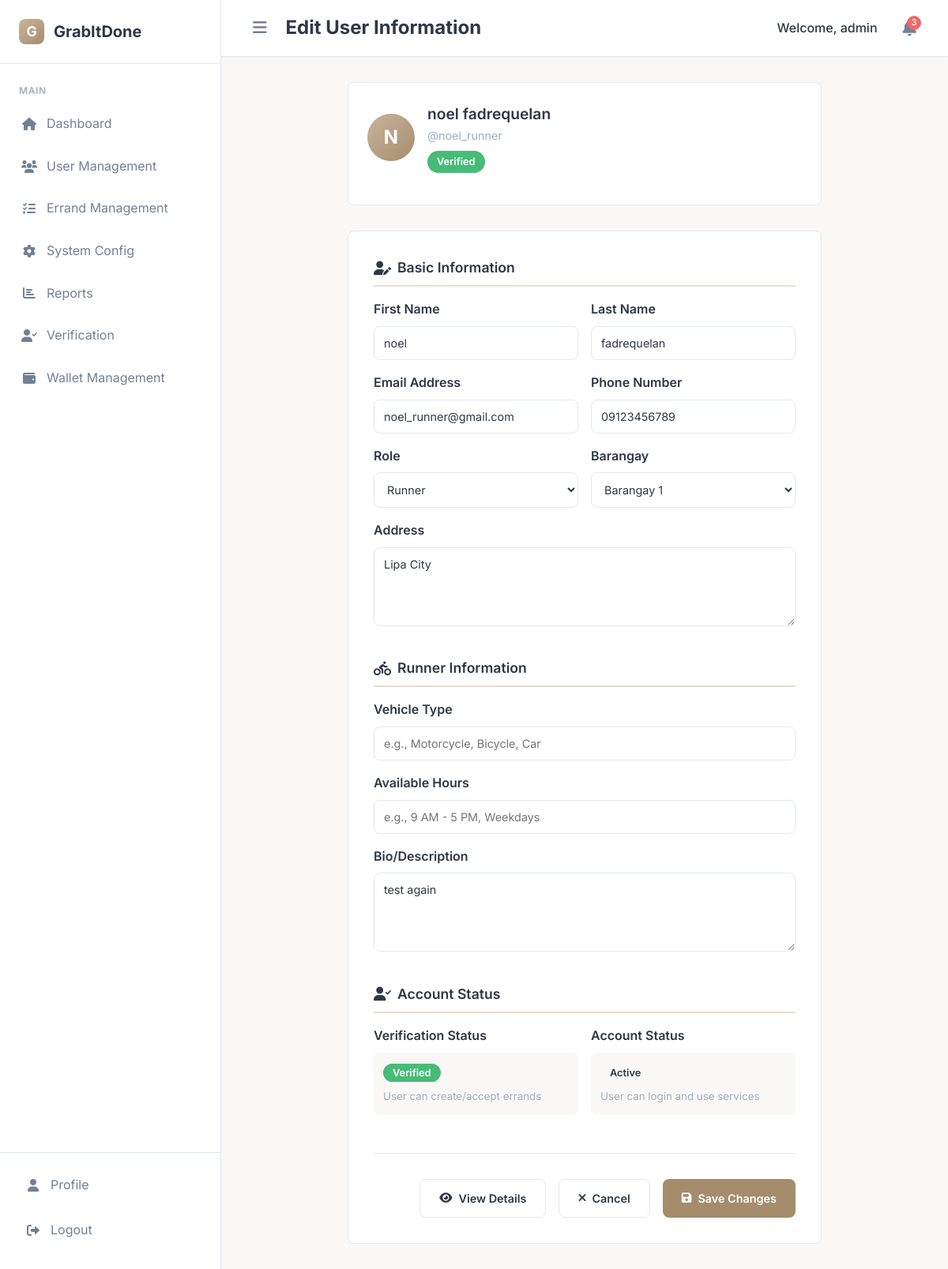
The page /edit-user/2 (signed in) on the database its author committed.
### app/models.py (models this page shows, shortened)
class User(db.Model):
    id = db.Column(db.Integer, primary_key=True)
    username = db.Column(db.String(80), unique=True, nullable=False)
    email = db.Column(db.String(120), unique=True, nullable=False)
    password_hash = db.Column(db.String(200), nullable=False)
    role = db.Column(db.String(20), nullable=False)  # client, runner, admin
    first_name = db.Column(db.String(50))
    last_name = db.Column(db.String(50))
    phone = db.Column(db.String(20))
    barangay = db.Column(db.String(100))
    address = db.Column(db.Text)
    bio = db.Column(db.Text)
    vehicle_type = db.Column(db.String(50))
    available_hours = db.Column(db.String(100))
    verified = db.Column(db.Boolean, default=False)
    verification_requested = db.Column(db.Boolean, default=False)
    verification_status = db.Column(db.String(20), default='not_requested')
    last_verification_date = db.Column(db.DateTime)
    rejection_reason = db.Column(db.Text, nullable=True)
    is_active = db.Column(db.Boolean, default=True)
    created_at = db.Column(db.DateTime, default=datetime.utcnow)
    wallet_balance = db.Column(db.Float, default=0.0)
    total_earnings = db.Column(db.Float, default=0.0)  # For runners
    total_spent = db.Column(db.Float, default=0.0)     # For clients
    created_errands = db.relationship('Errand', foreign_keys='Errand.client_id', backref='user_client', lazy=True)
    accepted_errands = db.relationship('Errand', foreign_keys='Errand.runner_id', backref='user_runner', lazy=True)
    client_payments = db.relationship('Payment', foreign_keys='Payment.client_id', backref='payment_client_user', lazy=True)
    runner_payments = db.relationship('Payment', foreign_keys='Payment.runner_id', backref='payment_runner_user', lazy=True)
    wallet_transactions = db.relationship('WalletTransaction', backref='transaction_user', lazy=True)
    user_payment_methods = db.relationship('PaymentMethod', backref='method_owner', lazy=True)
    user_wallet = db.relationship('Wallet', backref='wallet_owner_user', uselist=False)

### app/routes.py (the view, shortened to what this page needs)
@bp.route('/edit-user/<int:user_id>', methods=['GET', 'POST'])
@login_required('admin')
def edit_user(user_id):
    edit_user = User.query.get_or_404(user_id)
    return render_template('admin/edit_user.html', edit_user=edit_user, barangays=BARANGAYS)

### app/routes.py (called while the page is built)
def validate_session():
    if 'user_id' not in session:
        return False
    session_hash = session.get('session_id')
    cookie_session = request.cookies.get('user_session')
    if not session_hash or not cookie_session:
        return False
    expected_cookie = f"{session['user_id']}_{session_hash}"
    return cookie_session == expected_cookie

### app/templates/admin/edit_user.html (shortened to what this page needs)
{% extends 'base.html' %}
{% block header_title %}Edit User Information{% endblock %}
{% block content %}
<div class="edit-user-container">
    <div class="user-summary">
        <div class="user-summary-header">
            <div class="user-avatar">
                {{ edit_user.username[0]|upper }}
            </div>
            <div class="user-summary-info">
                <div class="name">{{ edit_user.first_name or 'N/A' }} {{ edit_user.last_name or 'N/A' }}</div>
                <div class="username">@{{ edit_user.username }}</div>
                <div class="verification-status">
                    {% if edit_user.verified %}
                        <span class="badge badge-verified">Verified</span>
                    {% elif edit_user.verification_status == 'pending' %}
                        <span class="badge badge-pending">Pending Verification</span>
                    {% endif %}
                </div>
            </div>
        </div>
    </div>
    <form method="post" class="edit-form">
        <div class="form-section">
            <h3 class="section-title">
                <i class="fas fa-user-edit"></i> Basic Information
            </h3>
            <div class="form-grid">
                <div class="form-group">
                    <label for="first_name" class="form-label">First Name</label>
                    <input type="text" id="first_name" name="first_name" class="form-control"
                           value="{{ edit_user.first_name or '' }}" required>
                </div>
                <div class="form-group">
                    <label for="last_name" class="form-label">Last Name</label>
                    <input type="text" id="last_name" name="last_name" class="form-control"
                           value="{{ edit_user.last_name or '' }}" required>
                </div>
            </div>
            <div class="form-grid">
                <div class="form-group">
                    <label for="email" class="form-label">Email Address</label>
                    <input type="email" id="email" name="email" class="form-control"
                           value="{{ edit_user.email }}" required>
                </div>
                <div class="form-group">
                    <label for="phone" class="form-label">Phone Number</label>
                    <input type="text" id="phone" name="phone" class="form-control"
                           value="{{ edit_user.phone or '' }}">
                </div>
            </div>
            <div class="form-grid">
                <div class="form-group">
                    <label for="role" class="form-label">Role</label>
                    <select id="role" name="role" class="form-control" required>
                        <option value="runner" {% if edit_user.role == 'runner' %}selected{% endif %}>Runner</option>
                    </select>
                </div>
                <div class="form-group">
                    <label for="barangay" class="form-label">Barangay</label>
                    <select id="barangay" name="barangay" class="form-control" required>
                        {% for barangay in barangays %}
                            <option value="{{ barangay }}" {% if edit_user.barangay == barangay %}selected{% endif %}>
                                {{ barangay }}
                            </option>
                        {% endfor %}
                    </select>
                </div>
            </div>
            <div class="form-group full-width">
                <label for="address" class="form-label">Address</label>
                <textarea id="address" name="address" class="form-control">{{ edit_user.address or '' }}</textarea>
            </div>
        </div>
        {% if edit_user.role == 'runner' %}
        <div class="form-section">
            <h3 class="section-title">
                <i class="fas fa-biking"></i> Runner Information
            </h3>
            <div class="form-group">
                <label for="vehicle_type" class="form-label">Vehicle Type</label>
                <input type="text" id="vehicle_type" name="vehicle_type" class="form-control"
                       value="{{ edit_user.vehicle_type or '' }}" placeholder="e.g., Motorcycle, Bicycle, Car">
            </div>
            <div class="form-group">
                <label for="available_hours" class="form-label">Available Hours</label>
                <input type="text" id="available_hours" name="available_hours" class="form-control"
                       value="{{ edit_user.available_hours or '' }}" placeholder="e.g., 9 AM - 5 PM, Weekdays">
            </div>
            <div class="form-group">
                <label for="bio" class="form-label">Bio/Description</label>
                <textarea id="bio" name="bio" class="form-control" placeholder="Tell us about yourself...">{{ edit_user.bio or '' }}</textarea>
            </div>
        </div>
        {% endif %}
        <div class="form-section">
            <h3 class="section-title">
                <i class="fas fa-user-check"></i> Account Status
            </h3>
            <div class="form-grid">
                <div class="form-group">
                    <label class="form-label">Verification Status</label>
                    <div style="padding: 0.75rem; background: var(--background); border-radius: var(--radius);">
                        {% if edit_user.verified %}
                            <span class="badge badge-verified">Verified</span>
                            <small style="color: var(--text-muted); display: block; margin-top: 0.5rem;">
                                User can create/accept errands
                            </small>
                        {% else %}
                            <span style="color: var(--text-muted);">Not requested</span>
                        {% endif %}
                    </div>
                </div>
                <div class="form-group">
                    <label class="form-label">Account Status</label>
                    <div style="padding: 0.75rem; background: var(--background); border-radius: var(--radius);">
                        {% if edit_user.is_active %}
                            <span class="badge badge-active">Active</span>
                            <small style="color: var(--text-muted); display: block; margin-top: 0.5rem;">
                                User can login and use services
                            </small>
                        {% endif %}
                    </div>
                </div>
            </div>
        </div>
        <div class="form-actions">
            <a href="{{ url_for('main.view_user', user_id=edit_user.id) }}" class="btn btn-secondary">
                <i class="fas fa-eye"></i> View Details
            </a>
            <a href="{{ url_for('main.admin_users') }}" class="btn btn-secondary">
                <i class="fas fa-times"></i> Cancel
            </a>
            <button type="submit" class="btn btn-accent">
                <i class="fas fa-save"></i> Save Changes
            </button>
        </div>
    </form>
</div>
{% endblock %}

### app/templates/base.html (style rules this page uses)
:root { --primary: #C9B59C; --primary-dark: #B8A48B; --primary-light: #E8DED1; --secondary: #D9CFC7; --accent: #A58C6D; --background: #F9F8F6; --surface: #FFFFFF; --text-primary: #2D3748; --text-secondary: #718096; --text-muted: #A0AEC0; --border: #E2E8F0; --success: #48BB78; --warning: #ED8936; --error: #F56565; --info: #4299E1; --shadow-sm: 0 1px 2px 0 rgba(0, 0, 0, 0.05); --shadow: 0 1px 3px 0 rgba(0, 0, 0, 0.1), 0 1px 2px 0 rgba(0, 0, 0, 0.06); --shadow-md: 0 4px 6px -1px rgba(0, 0, 0, 0.1), 0 2px 4px -1px rgba(0, 0, 0, 0.06); --shadow-lg: 0 10px 15px -3px rgba(0, 0, 0, 0.1), 0 4px 6px -2px rgba(0, 0, 0, 0.05); --radius: 8px; --radius-lg: 16px; --sidebar-width: 280px; --sidebar-width-collapsed: 70px; }
* { margin: 0; padding: 0; box-sizing: border-box; }
body { font-family: 'Inter', sans-serif; line-height: 1.6; color: var(--text-primary); background: var(--background); min-height: 100vh; }
.btn { display: inline-flex; align-items: center; justify-content: center; gap: 0.5rem; padding: 0.75rem 1.5rem; border: none; border-radius: var(--radius); font-weight: 600; font-size: 0.9rem; text-decoration: none; cursor: pointer; font-family: inherit; }
.btn-secondary { background: var(--surface); color: var(--text-primary); border: 1px solid var(--border); }
.btn-accent { background: var(--accent); color: white; }
.form-control { width: 100%; border: 1px solid var(--border); border-radius: var(--radius); font-family: inherit; font-size: 0.9rem; background: var(--surface); color: var(--text-primary); }
.form-label { display: block; margin-bottom: 0.5rem; font-weight: 500; color: var(--text-primary); }
.form-group { margin-bottom: 1.5rem; }

### app/templates/admin/edit_user.html (style rules this page uses)
.edit-user-container { max-width: 600px; margin: 0 auto; }
.user-summary { background: var(--surface); border-radius: var(--radius); padding: 1.5rem; margin-bottom: 2rem; border: 1px solid var(--border); }
.user-summary-header { display: flex; align-items: center; gap: 1rem; margin-bottom: 1rem; }
.user-avatar { width: 60px; height: 60px; border-radius: 50%; background: linear-gradient(135deg, var(--primary), var(--accent)); display: flex; align-items: center; justify-content: center; color: white; font-weight: 700; font-size: 1.5rem; }
.user-summary-info .name { font-weight: 600; font-size: 1.2rem; color: var(--text-primary); }
.user-summary-info .username { color: var(--text-muted); font-size: 0.9rem; }
.edit-form { background: var(--surface); border-radius: var(--radius); padding: 2rem; border: 1px solid var(--border); }
.form-section { margin-bottom: 2rem; }
.section-title { font-size: 1.1rem; font-weight: 600; color: var(--text-primary); margin-bottom: 1rem; padding-bottom: 0.5rem; border-bottom: 2px solid var(--primary-light); display: flex; align-items: center; gap: 0.5rem; }
.form-grid { display: grid; grid-template-columns: 1fr 1fr; gap: 1rem; }
.form-group { margin-bottom: 1rem; }
.form-group.full-width { grid-column: 1 / -1; }
.form-label { display: block; margin-bottom: 0.5rem; font-weight: 600; color: var(--text-primary); }
.form-control { width: 100%; padding: 0.75rem; border: 1px solid var(--border); border-radius: var(--radius); font-family: inherit; font-size: 0.9rem; background: var(--surface); color: var(--text-primary); }
select.form-control { cursor: pointer; }
textarea.form-control { min-height: 100px; resize: vertical; }
.form-actions { display: flex; gap: 1rem; justify-content: flex-end; margin-top: 2rem; padding-top: 2rem; border-top: 1px solid var(--border); }
.verification-status { display: flex; align-items: center; gap: 0.5rem; margin-top: 0.5rem; }
.badge { padding: 0.25rem 0.75rem; border-radius: 20px; font-size: 0.8rem; font-weight: 600; }
.badge-verified { background: var(--success); color: white; }

### rows shown on the page
User: username "N", first_name "noel", last_name "fadrequelan", username "noel_runner", email "noel_runner@gmail.com", phone "09123456789", role "Runner", barangay "Barangay 1", address "Lipa City", bio "test again"

### other values the page prints
{{ session.get('username') }} "admin"
{{ unread_notification_count }} "3"
